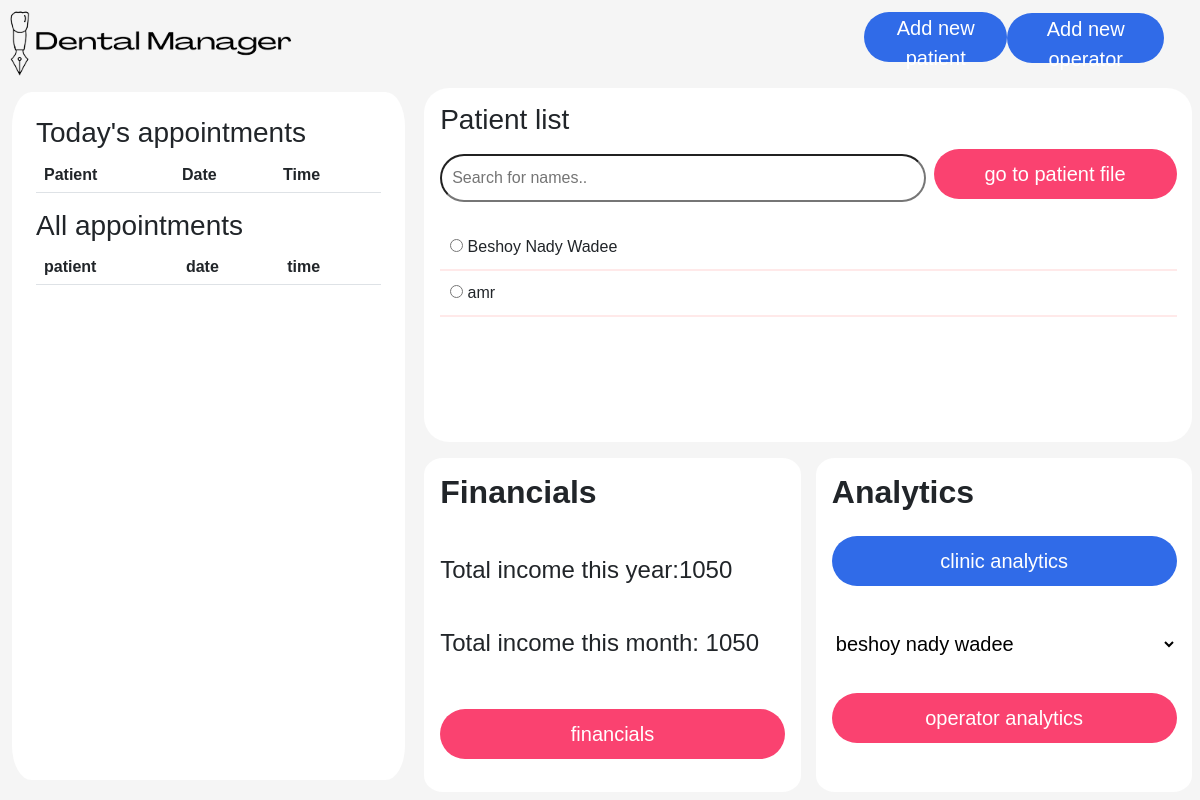
Before: /admin_panil (signed in) with the older database file.
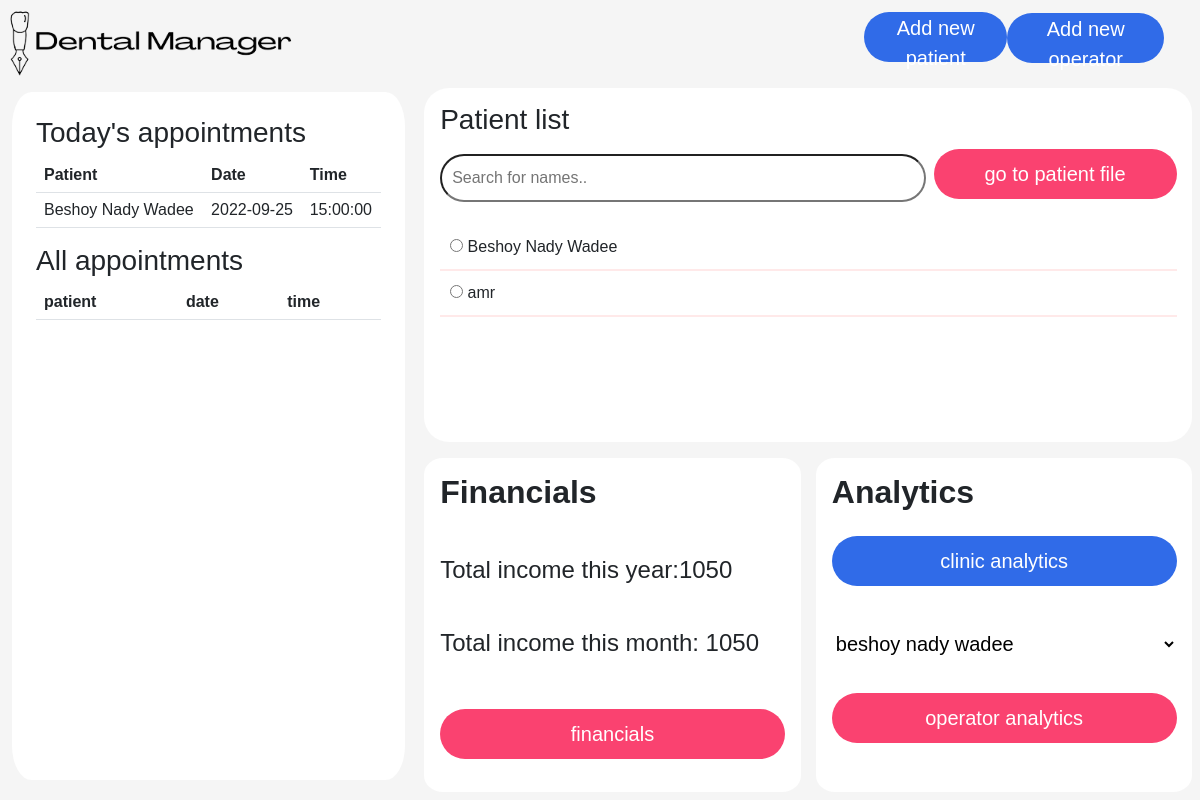
After: the same page with the newer database file.
### app.py (models this page shows, shortened)
class Patient(db.Model):
    __tablename__ = 'patient'
    id = db.Column(db.Integer, primary_key=True)
    user_id = db.Column(db.Integer, db.ForeignKey('user.id'), nullable=False)
    name = db.Column(db.String, nullable=False, unique=True)
    email = db.Column(db.String, nullable=False)
    gender = db.Column(db.String)
    phone_number = db.Column(db.Integer)
    adress = db.Column(db.String)
    birth_year = db.Column(db.Integer)
    medical_history = db.Column(db.String)
    ensurance_company = db.Column(db.String)

class Appointments(db.Model):
    __tablename__ = 'appointments'
    id = db.Column(db.Integer, primary_key=True)
    user_id = db.Column(db.Integer, db.ForeignKey('user.id'), nullable=False)
    patient_name = db.Column(db.String, db.ForeignKey('patient.name'))#, nullable=False) # changed from id to name
    date = db.Column(db.Date)
    time = db.Column(db.Time)

### app.py (the view)
@app.route('/admin_panil', methods=['GET', 'POST'])
@flask_login.login_required
def admin_panil():
    patients = Patient.query.filter(Patient.user_id == flask_login.current_user.id)
    prices = db.session.query(Procedure.price).all()
    procedures = Procedure.query.filter(Procedure.user_id == flask_login.current_user.id)
    patient_list = []
    for patient in patients:
        patient_list.append(patient.name)
    total_income = 0
    for procedure in procedures:
        total_income = int(total_income) + int(procedure.price)
    last_month_income = 0
    today = date.today()
    this_month = today.month
    this_year = today.year
    last_month_procedures = Procedure.query.filter(Procedure.procedure_date > date(this_year, this_month, 1)).filter(Procedure.user_id == flask_login.current_user.id)
    for procedure in last_month_procedures:
        last_month_income = int(last_month_income) + int(procedure.price)
    def income_this_month(procedure):
        last_month_procedures = Procedure.query.filter(Procedure.procedure_date > date(this_year, this_month, 1)).filter(Procedure.procedure_type == procedure ).filter(Procedure.user_id == flask_login.current_user.id)
        income_last_month = 0
        for procedure in last_month_procedures:
            income_last_month = int(income_last_month) + int(procedure.price)
        return income_last_month
    def income_this_year(procedure):
        last_year_procedures = Procedure.query.filter(Procedure.procedure_date > date(this_year, 1, 1)).filter(Procedure.procedure_type == procedure ).filter(Procedure.user_id == flask_login.current_user.id)
        income_last_year = 0
        for procedure in last_year_procedures:
            income_last_year = int(income_last_year) + int(procedure.price)
        return income_last_year
    income_from_endo = income_this_year('endo')
    income_from_endo_this_month = income_this_month('endo')
    income_from_operative = income_this_year('operative')
    income_from_operative_this_month = income_this_month('operative')
    income_from_scaling = income_this_year('scaling')
    income_from_scaling_this_month = income_this_month('scaling')
    income_from_crown = income_this_year('crown')
    income_from_crown_this_month = income_this_month('crown')
    income_from_bridge =income_this_year('bridge')
    income_from_bridge_this_month = income_this_month('bridge')
    income_from_implant = income_this_year('implant')
    income_from_implant_this_month = income_this_month('implant')
    income_from_surgery = income_this_year('surgery')
    income_from_surgery_this_month = income_this_month('surgery')
    income_from_other = income_this_year('other')
    income_from_other_this_month = income_this_month('other')
    form = NameForm()
    form.name.choices = patient_list
    today_appointments = Appointments.query.order_by(Appointments.date).order_by(Appointments.time).filter(Appointments.user_id == flask_login.current_user.id).filter(Appointments.date == today )
    all_appointments = Appointments.query.order_by(Appointments.date).order_by(Appointments.time).filter(Appointments.user_id == flask_login.current_user.id).filter(Appointments.date > today )
    return render_template('admin_panil.html', patients = patients, total_income=total_income, prices=prices, procedures=procedures,
     last_month_income=last_month_income, income_from_endo=income_from_endo, income_from_operative=income_from_operative,
      income_from_bridge=income_from_bridge, income_from_crown=income_from_crown, income_from_implant=income_from_implant,
       income_from_scaling=income_from_scaling, income_from_surgery=income_from_surgery, income_from_other=income_from_other,
        income_from_endo_last_month=income_from_endo_this_month, income_from_operative_last_month=income_from_operative_this_month,
        income_from_scaling_this_month=income_from_scaling_this_month, income_from_crown_this_month=income_from_crown_this_month,
        income_from_bridge_this_month=income_from_bridge_this_month, income_from_implant_this_month=income_from_implant_this_month,
        income_from_surgery_this_month=income_from_surgery_this_month, income_from_other_this_month=income_from_other_this_month, form=form,
        patient_list=patient_list, today_appointments=today_appointments, today=today,all_appointments=all_appointments)

### app.py
class NameForm(FlaskForm):
    name = RadioField('n')
    submit = SubmitField('submit')

### app.py (called while the page is built)
@login_manager.user_loader
def user_loader(user_id):
    return User.query.get(user_id)

### templates/admin_panil.html (shortened to what this page needs)
<html lang="en">
<head>
    <link href="https://cdn.jsdelivr.net/npm/bootstrap@5.2.0/dist/css/bootstrap.min.css" rel="stylesheet">
    <link rel="stylesheet" href="/static/style.css">
</head>
<body>
    <nav class="index_nav" >
        <div >
          <a class="navbar-brand" href="#">
            <img src="/static/dental_manager_logo-removebg-preview.png" alt="" width="300" height=auto>
          </a>
        </div>
        <div class="nav_buttons">
            <a href="/add_new_patient"><button class="button_blue" id="add_patient_button">Add new patient</button></a>
            <a href="/add_new_patient"><button class="button_blue" id="add_operator_button">Add new operator</button></a>
        </div>
    </nav>
    <div class="admin_main_container">
        <div class="admin_appointments">
            <h3>Today's appointments</h3>
        <table class="table table-hover">
            <tr>
              <th>Patient</th>
              <th>Date</th>
              <th>Time</th>
            </tr>
            {% for appointment in today_appointments %}
                    <tr>
                    <td>{{ appointment['patient_name'].strip('0123456789') }}</td>
                    <td>{{ appointment['date'] }}</td>
                    <td>{{ appointment['time'] }}</td>
                </tr>
            {% endfor %}
          </table>
          <h3>All appointments</h3>
          <table class="table table-hover">
            <tr>
              <th>patient</th>
              <th>date</th>
              <th>time</th>
            </tr>
          </table>
        </div>
        <div class="admin_page">
            <div class="admin_page_patients">
                <h3>Patient list</h3>
                <form action="/patient_file" method="post">
                <div class="form_search_submit">
                  <input type="text" id="the-filter" onkeyup="myFunction()" placeholder="Search for names..">
                  <input type="submit" value="go to patient file" class="button" id="admin_form_submit">
                </div>
                <div class="patien_list">
                {% for patient in patient_list%}
                    <ul id="the-list">
                        <label for="name"></label><li><input type="radio" name="name" id="" value="{{patient}}"> {{patient.strip('1234567890')}}</li></label>
                    </ul>
                {% endfor %}
                </div>
              </form>
            </div>
            <div class="admin_page_2">
                <div class="admin_page_2_financials">
                    <h2><b>Financials</b></h2>
                    <h4>Total income this year:{{total_income}}</h4>
                    <h4>Total income this month: {{last_month_income}}</h4>
                    <a href="/financials"><button class="button">financials</button></a>
                </div>
                <div class="admin_page_2_analytics">
                    <h2><b>Analytics</b></h2>
                    <a href="/clinic_analytics"><button class="button_blue"> clinic analytics</button></a>
                    <form action="" method="post">
                        <select name="" id="" class="button_blue" style="background-color: white; color:black">
                            <option value="">beshoy nady wadee</option>
                        </select>
                        <input type="submit" value="operator analytics" class="button">
                    </form>
                </div>
            </div>
        </div>
    </div>
</body>
</html>

### static/style.css (style rules this page uses)
:root { --gray: rgb(245,245,245); --blue: rgb(103,164,214); --light_blue: rgb(205,226,249); --red: rgb(227,122,91); }
body { background-color: var(--gray); overflow-x: hidden; }
.button { background-color:rgb(250,66,112); width: 100%; height: 50; margin-top: 2%; margin-bottom: 5%; border-radius: 25px; border: none; color: white; font-size: 20; }
.button_blue { background-color: rgb(48,107,232); width: 100%; height: 50; margin-top: 2%; margin-bottom: 5%; border-radius: 25px; border: none; color: white; font-size: 20; }
.index_nav { background-color:var(--gray) ; width: 100%; height: 10vh; display: flex; flex-direction: row; justify-content: space-between; align-items: center; padding-right: 3%; }

### templates/admin_panil.html (style rules this page uses)
body { font-family:'Gill Sans', 'Gill Sans MT', Calibri, 'Trebuchet MS', sans-serif; }
.nav_buttons { display: flex; flex-direction: row; justify-content: space-between; width: 25vw; }
#add_patient_button { flex-basis: 40%; }
#add_operator_button { flex-basis: 40%; }
.admin_main_container { height: 90; width: 100%; display: flex; flex-direction: row; }
.admin_appointments { flex-basis: 33.33%; background-color: white; height: 86vh; border-radius: 5%; margin: 1%; padding: 2%; overflow-y: scroll; scrollbar-color: #0202ff #e40000; scrollbar-width: thin; transition: all .4s ease-in-out; }
.admin_page { flex-basis: 66.66%; display: flex; flex-direction: column; height: 90vh; }
.admin_page_patients { height: 50vh; background-color: white; margin: 1%; border-radius: 25px; padding: 2%; overflow-y: scroll; transition: all .4s ease-in-out; }
.admin_page_2 { height: 50vh; display: flex; flex-direction: row; justify-content: space-around; }
.admin_page_2_financials { width: 50%; background-color: white; margin: 1%; border-radius: 5%; padding: 2%; display: flex; flex-direction: column; justify-content: space-between; transition: all .4s ease-in-out; }
.admin_page_2_analytics { width: 50%; background-color: white; margin: 1%; border-radius: 5%; padding: 2%; display: flex; flex-direction: column; justify-content: space-between; transition: all .4s ease-in-out; }
.button { background-color:rgb(250,66,112); width: 100%; height: 50; margin-top: 2%; margin-bottom: 5%; border-radius: 25px; border: none; color: white; font-size: 20; }
.button_blue { background-color: rgb(48,107,232); width: 100%; height: 50; margin-top: 2%; margin-bottom: 5%; border-radius: 25px; border: none; color: white; font-size: 20; }
.form_search_submit { display: flex; flex-direction: row; height: 10vh; justify-content: space-between; align-items: center; }
#admin_form_submit { flex-basis: 33%; }
#the-filter { box-sizing: border-box; width: 100%; flex-basis: 66%; margin-bottom: 15px; padding: 10px; border-radius: 25px; }
#the-list { list-style: none; margin: 0; padding: 0; }
#the-list li { padding: 10px; border-bottom: 2px solid #ffe9e9; }

Changed rows visible on the page:
added Appointments: patient_name.strip "Beshoy Nady Wadee", date "2022-09-25", time "15:00:00"
